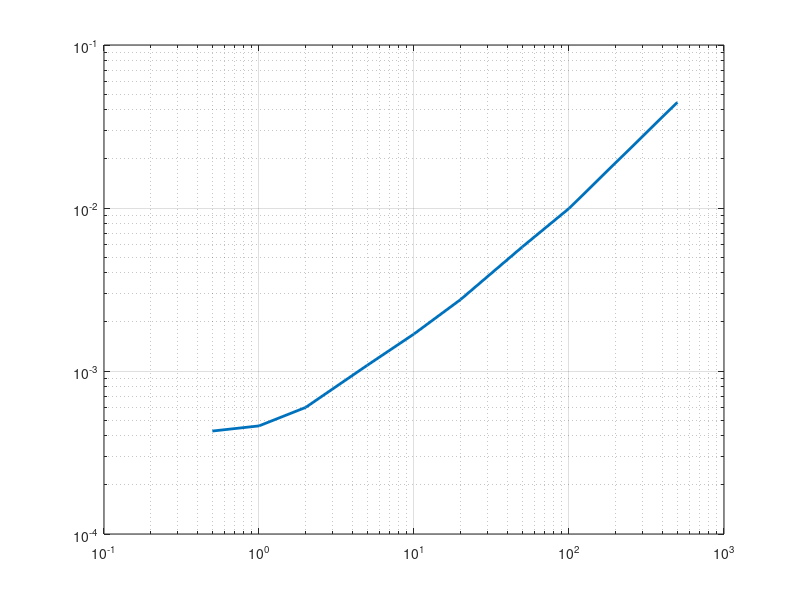

The MATLAB script that drew this image:
% Esame 2 febbraio 2024
% Simone Canevarolo
% S269893
% 27/06/2024

clear all
close all
clc

raggio = 20e-2; %m
alt = 7.5e3; % m
uu = 5; % m/s
T0 = 233; % K
hh = 100; % W/m*K
Taria = 270; % K
rovol = 1e3; % kg/m^3

cond = @(T) 5*(T/T0);
cp = @(T) 670+1.2*(T-233);

dr = 1e-3;
rr = (0:dr:raggio)';
Nr = length(rr);

Tm = T0*ones(Nr,1);
zz = 1;

tfin = alt/uu;
dtvett = [0.5 1 2 5 10 20 50 100 500]; % s

err = zeros(length(dtvett),1);

for zz = 1:length(dtvett)

    dt = dtvett(zz); % s
    tt = (0:dt:tfin);
    Nt = length(tt);

    for ii = 1:Nt

    aa = cond(Tm)*dt./rovol./cp(Tm)./dr^2;

%     sup_diag = -aa.*ones(Nr,1);
%     main_diag = (1+2*aa).*ones(Nr,1);
%     sub_diag = -aa.*ones(Nr,1);

    sub_diag = -aa;
    main_diag = (1+2*aa);
    sup_diag = -aa;
    
%     Band = [[sub_diag(2:end);0],main_diag,[0;sup_diag(1:end-1)]];
    Band = [sub_diag, main_diag, sup_diag];

    AA = spdiags(Band,-1:1,Nr,Nr);

    bb = Tm;

    AA(1,1) = -1;
    AA(1,2) = 1;
    bb(1) = 0;

    AA(end,end-1) = -cond(Tm(end))/dr;
    AA(end,end) = cond(Tm(end))/dr-hh;
    bb(end) = -Taria*hh;

    TT = AA\bb;

    err(zz) = norm(TT-Tm)/norm(Tm-T0);

    Tm = TT;

    end

end

figure(1)
loglog(dtvett,err,'LineWidth',2)
grid on
